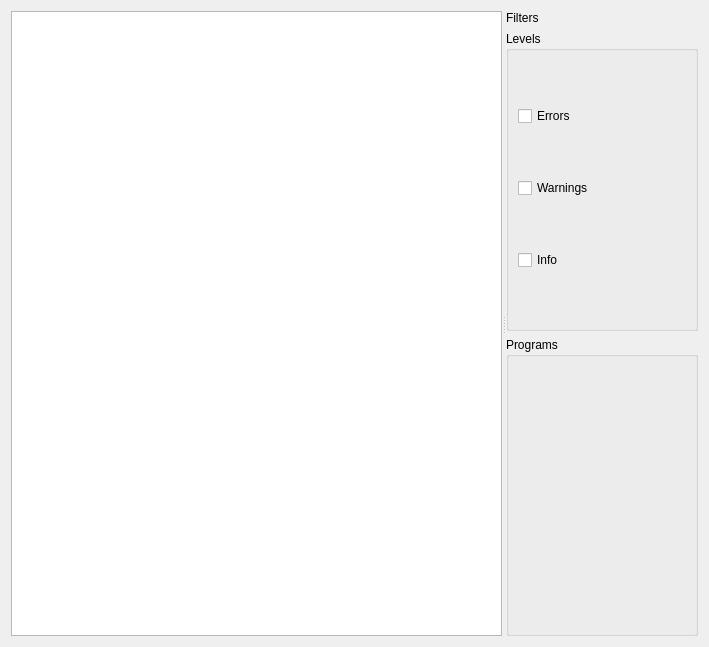
<?xml version="1.0" encoding="UTF-8"?>
<ui version="4.0">
 <class>Console</class>
 <widget class="QWidget" name="Console">
  <property name="geometry">
   <rect>
    <x>0</x>
    <y>0</y>
    <width>709</width>
    <height>647</height>
   </rect>
  </property>
  <property name="windowTitle">
   <string>Form</string>
  </property>
  <layout class="QVBoxLayout" name="verticalLayout_3">
   <item>
    <widget class="QSplitter" name="splitter">
     <property name="orientation">
      <enum>Qt::Horizontal</enum>
     </property>
     <widget class="QTextEdit" name="console_textedit">
      <property name="readOnly">
       <bool>true</bool>
      </property>
     </widget>
     <widget class="QWidget" name="layoutWidget">
      <layout class="QVBoxLayout" name="verticalLayout_2">
       <item>
        <widget class="QLabel" name="label">
         <property name="sizePolicy">
          <sizepolicy hsizetype="Preferred" vsizetype="Fixed">
           <horstretch>0</horstretch>
           <verstretch>0</verstretch>
          </sizepolicy>
         </property>
         <property name="text">
          <string>Filters</string>
         </property>
        </widget>
       </item>
       <item>
        <widget class="QGroupBox" name="groupBox">
         <property name="title">
          <string>Levels</string>
         </property>
         <layout class="QVBoxLayout" name="verticalLayout">
          <item>
           <widget class="QCheckBox" name="errors_checkbox">
            <property name="text">
             <string>Errors</string>
            </property>
           </widget>
          </item>
          <item>
           <widget class="QCheckBox" name="warnings_checkbox">
            <property name="text">
             <string>Warnings</string>
            </property>
           </widget>
          </item>
          <item>
           <widget class="QCheckBox" name="info_checkbox">
            <property name="text">
             <string>Info</string>
            </property>
           </widget>
          </item>
         </layout>
        </widget>
       </item>
       <item>
        <widget class="QGroupBox" name="programs_groupbox">
         <property name="title">
          <string>Programs</string>
         </property>
        </widget>
       </item>
      </layout>
     </widget>
    </widget>
   </item>
  </layout>
 </widget>
 <resources/>
 <connections/>
</ui>
